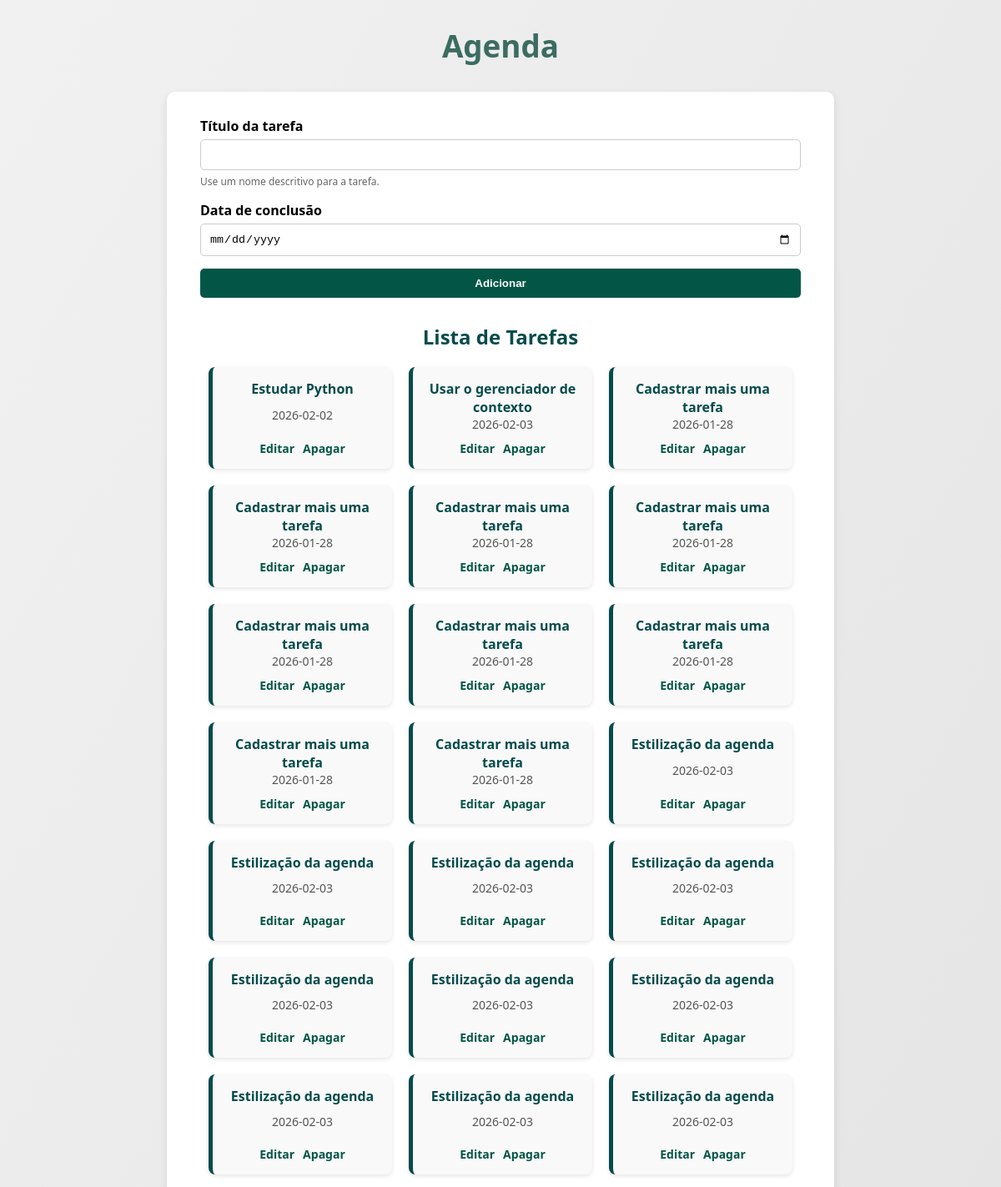
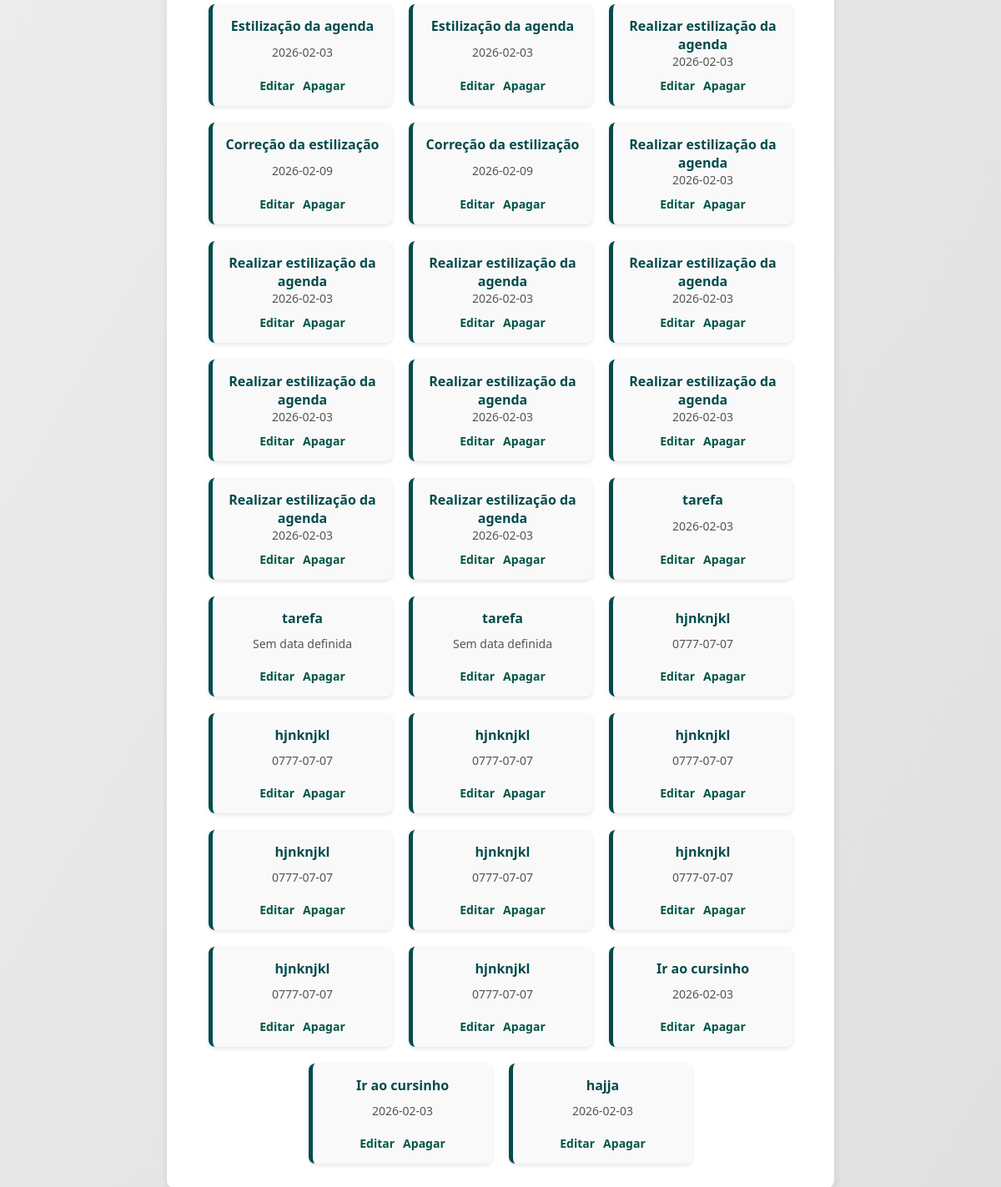
The app's page /agenda, older data (2 pictures, top to bottom).
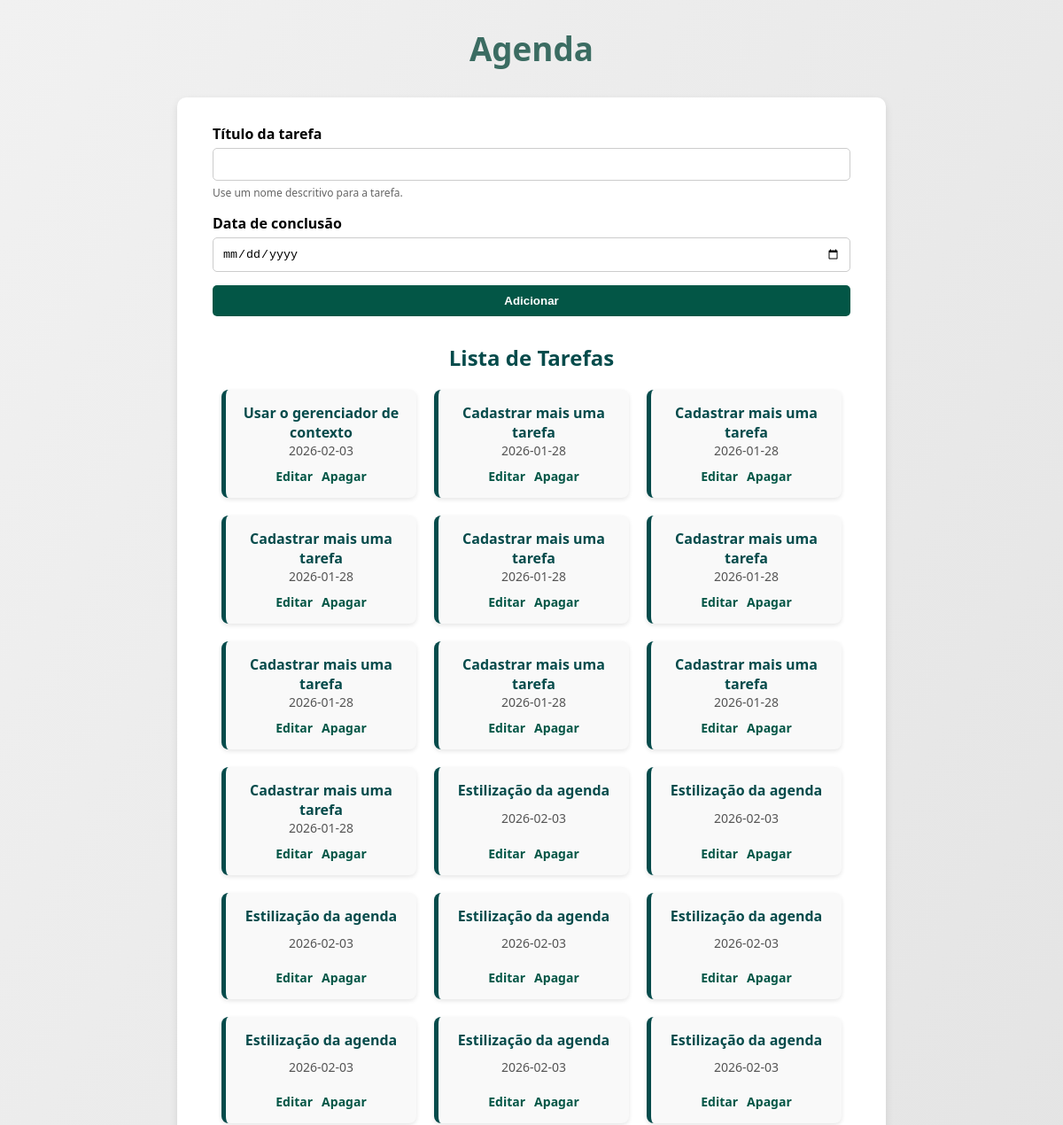
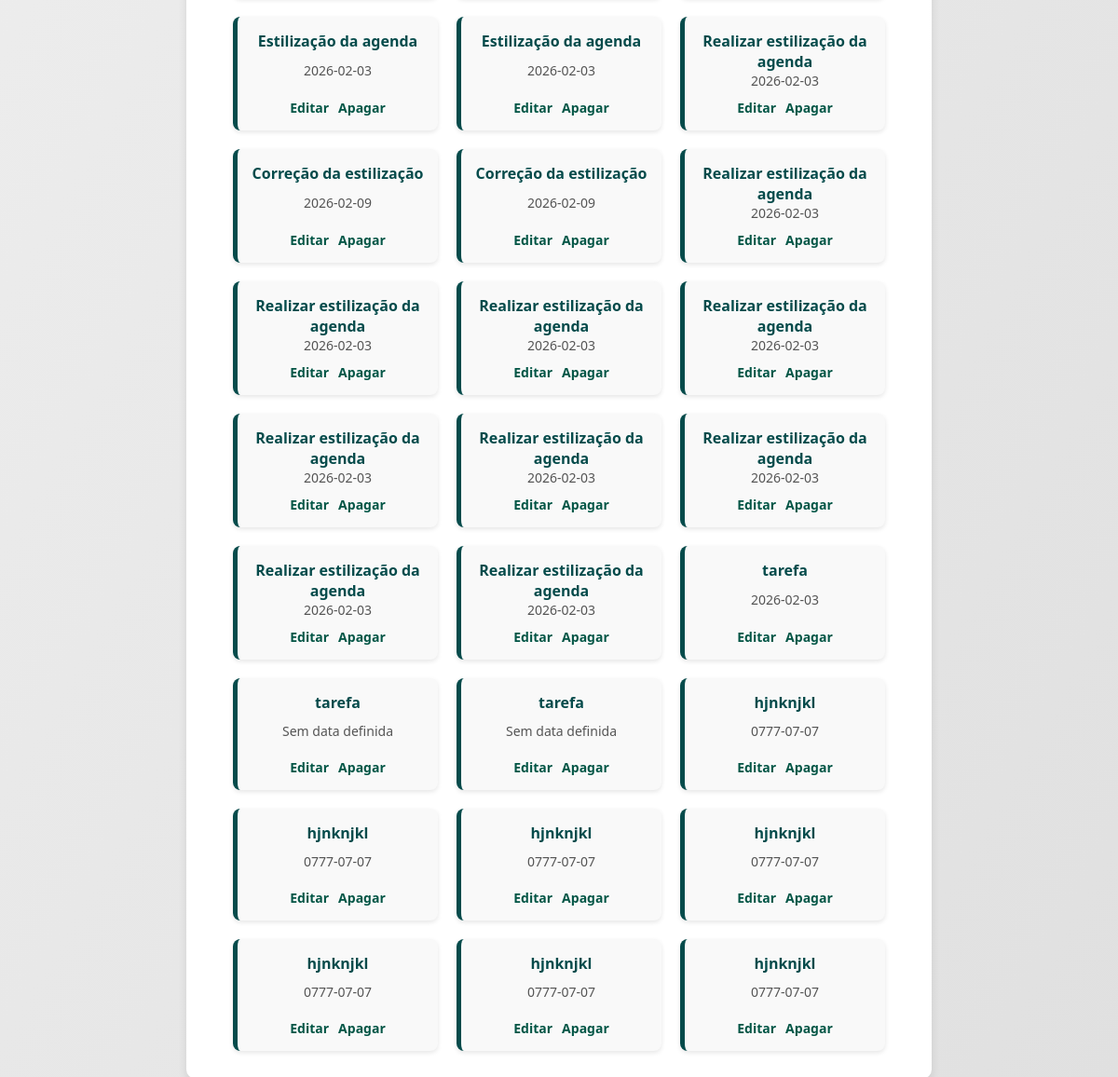
The same page, newer data (2 pictures, top to bottom).
### tables this page shows
CREATE TABLE tarefas (
        id INTEGER PRIMARY KEY AUTOINCREMENT,
        titulo_tarefa TEXT NOT NULL,
        data_conclusao TEXT);

### app.py (the view)
@app.route('/agenda', methods=['GET', 'POST'])
def agenda():
    tarefa = None
    if request.method == 'POST':
        titulo_tarefa = request.form['titulo-tarefa']
        data_conclusao = request.form['data-conclusao']
        tarefa = Tarefa(titulo_tarefa, data_conclusao)
        tarefa.salvar_tarefa()
    tarefas = Tarefa.obter_tarefas()
    return render_template('agenda.html', titulo='Agenda', tarefas=tarefas)

### models/database.py (called while the page is built)
    def buscar_tudo(self, query: str, params: tuple = ()) -> list[Any]:
        self.cursor.execute(query, params)
        return self.cursor.fetchall()

    def close(self) -> None:
        self.connection.close()

    def __enter__(self) -> Self:
        return self

    def __exit__(self, exc_type: Optional[Type[BaseException]], exc_value: Optional[BaseException], tb: Optional[TracebackType]) -> None:
        if exc_type is not None:
            print('Exceção capturada no contexto:')
            print(f'Tipo: {exc_type.__name__}')
            print(f'Mensagem: {exc_value}')
            print('Traceback completo:')
            traceback.print_tb(tb)
        self.close()

### models/tarefa.py (called while the page is built)
    @classmethod
    def obter_tarefas(cls):
        with Database('./data/tarefas.sqlite3') as db:
            query = 'SELECT titulo_tarefa, data_conclusao, id FROM tarefas;'
            resultados: list[Any] = db.buscar_tudo(query)
            tarefas: list[Self] = [cls(titulo, data, id) for titulo, data, id in resultados]
            return tarefas

### templates/agenda.html
{% extends 'base.html' %}
{% block content %}
<section class="card formulario">
    <form method="POST">
        <div class="campo">
            <label for="titulo-tarefa">Título da tarefa</label>
            <input
                type="text"
                name="titulo-tarefa"
                id="titulo-tarefa"
                value="{{ tarefa_selecionada.titulo_tarefa if tarefa_selecionada else '' }}"
                required
            >
            <small>Use um nome descritivo para a tarefa.</small>
        </div>
        <div class="campo">
            <label for="data-conclusao">Data de conclusão</label>
            <input
                type="date"
                name="data-conclusao"
                id="data-conclusao"
                value="{{ tarefa_selecionada.data_conclusao if tarefa_selecionada else '' }}"
            >
        </div>
        <button type="submit">
            {{ 'Atualizar' if tarefa_selecionada else 'Adicionar' }}
        </button>
    </form>
</section>
<h2>Lista de Tarefas</h2>
{% if tarefas %}
<section id="lista-de-tarefas">
    {% for tarefa in tarefas %}
    <div class="card-tarefa">
        <p>{{ tarefa.titulo_tarefa }}</p>
        <span class="data">
            {{ tarefa.data_conclusao or 'Sem data definida' }}
        </span>
        <div class="acoes">
            <a href="{{ url_for('update', idTarefa=tarefa.id_tarefa) }}">Editar</a>
            <a href="{{ url_for('delete', idTarefa=tarefa.id_tarefa) }}">Apagar</a>
        </div>
    </div>
    {% endfor %}
</section>
{% else %}
<p class="vazio">Nenhuma tarefa cadastrada</p>
{% endif %}
{% endblock %}

### templates/base.html (shortened to what this page needs)
<!DOCTYPE html>
<html lang="pt-br">
<head>
    <link rel="stylesheet" href="{{ url_for('static', filename='style.css') }}">
</head>
    <header>
    <h1>{{ titulo }}</h1>
    </header>
    <main class="container">
            {% block content %}{% endblock %}
    </main>
</body>
</html>

### static/style.css (style rules this page uses)
* { margin: 0; padding: 0; box-sizing: border-box; }
header { margin: 30px 0; text-align: center; }
header h1 { font-size: 2.3rem; color: #024336c2; }
.container { width: 800px; background: #fff; padding: 30px 40px; border-radius: 10px; box-shadow: 0 4px 10px rgba(0,0,0,0.1); }
.formulario form { display: flex; flex-direction: column; gap: 15px; }
.campo { display: flex; flex-direction: column; gap: 5px; }
.campo label { font-weight: bold; }
.campo input { padding: 10px; border-radius: 5px; border: 1px solid #ccc; }
.campo small { font-size: 12px; color: #666; }
button { padding: 10px; background-color: #035646; color: white; border: none; border-radius: 5px; font-weight: bold; cursor: pointer; }
h2 { text-align: center; margin: 30px 0 20px; color: #054b4b; }
#lista-de-tarefas { display: flex; flex-wrap: wrap; justify-content: center; gap: 20px; }
.card-tarefa { flex: 1 1 220px; min-width: 220px; max-width: 220px; min-height: 120px; background: #f9f9f9; border-left: 5px solid #054b4b; border-radius: 8px; padding: 15px; text-align: center; display: flex; flex-direction: column; justify-content: space-between; box-shadow: 0 2px 5px rgba(0,0,0,0.1); }
.card-tarefa p { font-weight: bold; color: #054b4b; }
.card-tarefa .data { font-size: 14px; color: #555; }
.acoes { display: flex; justify-content: center; gap: 10px; margin-top: 10px; }
.acoes a { text-decoration: none; font-size: 14px; color: #035646; font-weight: bold; }

Row changes from the older to the newer data that the page shows:
removed tarefas: titulo_tarefa "Estudar Python", data_conclusao "2026-02-02"
removed tarefas: titulo_tarefa "Estilização da agenda", data_conclusao "2026-02-03"
removed tarefas: titulo_tarefa "Estilização da agenda", data_conclusao "2026-02-03"
removed tarefas: titulo_tarefa "hjnknjkl", data_conclusao "0777-07-07"
removed tarefas: titulo_tarefa "hjnknjkl", data_conclusao "0777-07-07"
removed tarefas: titulo_tarefa "Ir ao cursinho", data_conclusao "2026-02-03"
removed tarefas: titulo_tarefa "Ir ao cursinho", data_conclusao "2026-02-03"
removed tarefas: titulo_tarefa "hajja", data_conclusao "2026-02-03"
